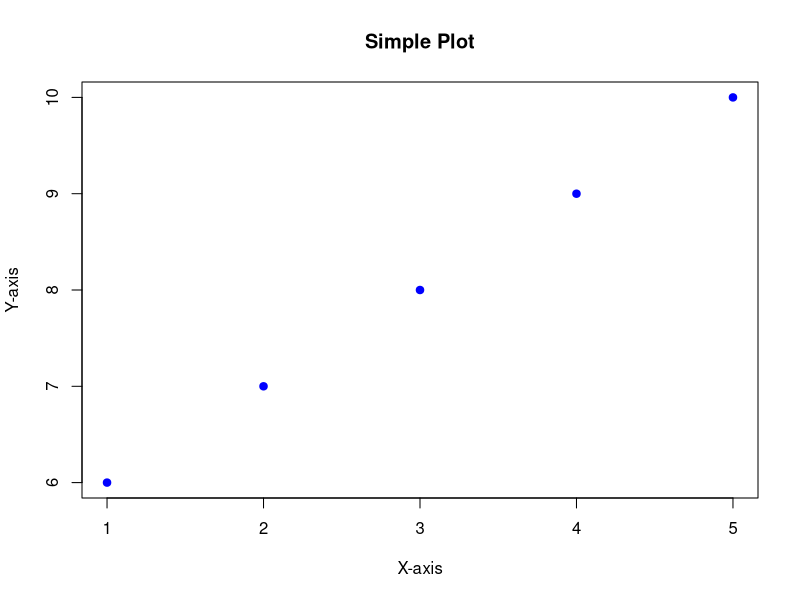

Recreate this plot in R.
# Load necessary libraries
library(tidyverse)
library(dplyr)

# Print welcome message
print("Hello, Welcome to R World!")

# Load 'here' package to use relative paths
library(here)

# Read CSV using a relative path
employee_data <- read.csv(
  here("pgg_joemployees.csv")
)

# Show structure and class
glimpse(employee_data)

# Ensure column name matches actual header
print(class(employee_data$designation))

# Print first 5 rows
head(employee_data)

# Rename columns: convert dot notation to snake_case and lowercase
employee_data <- employee_data %>%
  rename_with(~ gsub("\\.", "_", .x)) %>%
  rename_with(tolower)

# Clean Total_Salary (remove commas and convert to numeric)
employee_data <- employee_data %>%
  mutate(total_salary = as.numeric(gsub(",", "", total_salary)))

# Add salary level column using case_when
employee_data <- employee_data %>%
  mutate(salary_level = case_when(
    total_salary >= 30000 ~ "High",
    total_salary >= 25000 ~ "Medium",
    TRUE ~ "Low"
  ))

# Show new columns
head(employee_data[, c("total_salary", "salary_level")])

# Add this line to open the full dataset in a spreadsheet viewer
View(employee_data)

"Hello World!"
5
10
15 + 20
3111 * 540

name <- "John Doe"
age <- 30
print(paste("Name:", name))
print(paste("Age:", age))

x <- c(1, 2, 3, 4, 5)
y <- c(6, 7, 8, 9, 10)
plot(x, y, main="Simple Plot", xlab="X-axis", ylab="Y-axis", col="blue", pch=19) # nolint
summary(x)
summary(y)